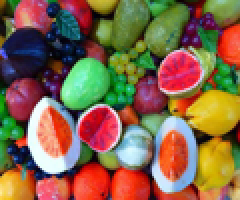
#> input picture General_format/Evaluation/origin/Pic_out.bmp, 120 x 100 px (shown 2 times larger)
$ python noise.py
#> lines starting #> are read from the running program, lines starting #| are printed output that depends on the picture
import numpy as np
import cv2
import os.path

def gaussian_noise(image, mean, var):

    image = np.array(image / 255, dtype=float)
    noise = np.random.normal(mean, var ** 0.5, image.shape)
    out   = image + noise

    if out.min() < 0:
        low_clip = -1.
    else:
        low_clip = 0.

    out = np.clip(out, low_clip, 1.0)
    out = np.uint8(out * 255)

    return out
path = "./origin/Pic_out.bmp"
print(os.path.exists(path))
image = cv2.imread(path)
#> image is the input picture: shape (100, 120, 3); mean B, G, R 72.9, 102.2, 131.7
noisy1 = gaussian_noise(image, mean=0, var = 0.01)
#> in gaussian_noise, `out = np.uint8(out * 255)`:
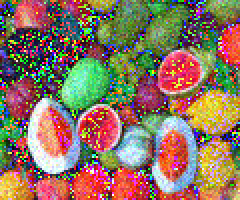
#> out: shape (100, 120, 3) (shown 2 times larger); mean of channels 0, 1, 2 96.9, 116, 140.4; drawn as B, G, R
noisy2 = gaussian_noise(image, mean=0.1, var = 0.01)
#> call 2 of gaussian_noise, with mean = 0.1, var = 0.01
#> in gaussian_noise (call 2), `out   = image + noise`:
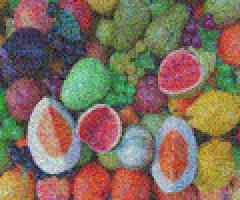
#> out: shape (100, 120, 3) float64 (shown 2 times larger); mean of channels 0, 1, 2 0.385, 0.5, 0.617; drawn with min black and max white
#> in gaussian_noise (call 2), `out = np.clip(out, low_clip, 1.0)`:
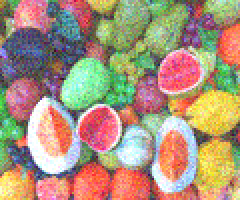
#> out: shape (100, 120, 3) float64 (shown 2 times larger); mean of channels 0, 1, 2 0.38, 0.496, 0.604; drawn with min black and max white
#> in gaussian_noise (call 2), `out = np.uint8(out * 255)`:
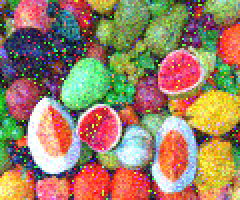
#> out: shape (100, 120, 3) (shown 2 times larger); mean of channels 0, 1, 2 101.7, 129.1, 155.4; drawn as B, G, R
noisy3 = gaussian_noise(image, mean=0, var = 0.2)
#> call 3 of gaussian_noise, with mean = 0, var = 0.2
#> in gaussian_noise (call 3), `out   = image + noise`:
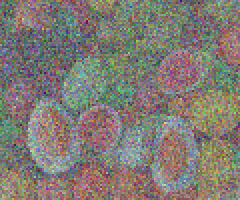
#> out: shape (100, 120, 3) float64 (shown 2 times larger); mean of channels 0, 1, 2 0.293, 0.416, 0.514; drawn with min black and max white
#> in gaussian_noise (call 3), `out = np.clip(out, low_clip, 1.0)`:
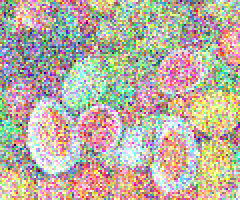
#> out: shape (100, 120, 3) float64 (shown 2 times larger); mean of channels 0, 1, 2 0.271, 0.381, 0.462; drawn with min black and max white
#> in gaussian_noise (call 3), `out = np.uint8(out * 255)`:
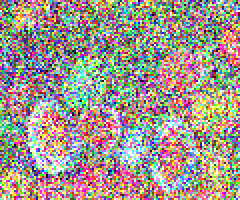
#> out: shape (100, 120, 3) (shown 2 times larger); mean of channels 0, 1, 2 142, 150.6, 160.9; drawn as B, G, R

cv2.imwrite('./in/1b.bmp',noisy1)
cv2.imwrite('./in/2b.bmp',noisy2)
cv2.imwrite('./in/3b.bmp',noisy3)
